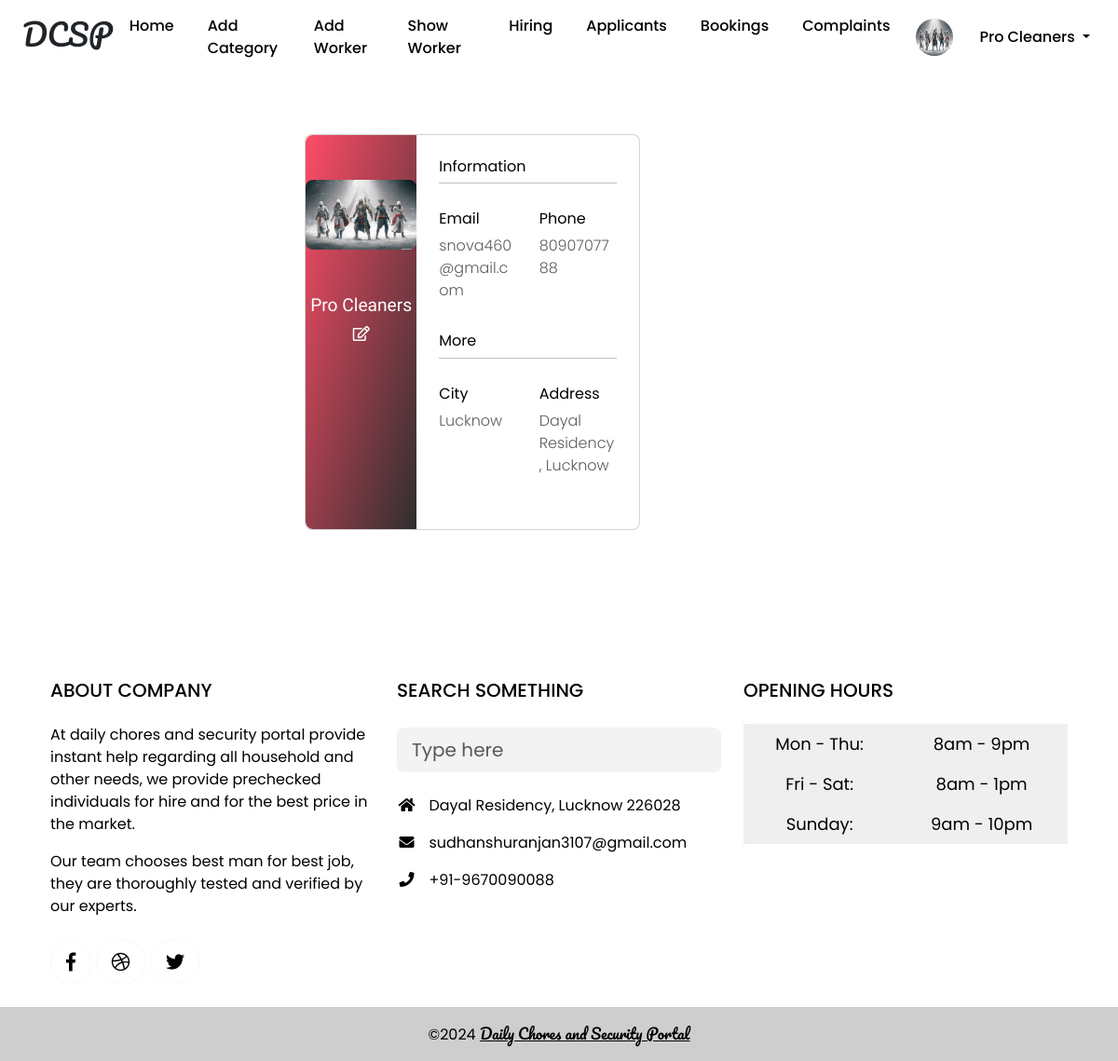
Page /company_home/ (signed in) on the committed database.
### dcs_app/models.py (models this page shows, shortened)
class Comp_Reg(models.Model):
    usertype = models.CharField(max_length=20, default='company')
    c_id = models.CharField(max_length=100, primary_key=True, default=1)
    c_pic = models.FileField(max_length=100, upload_to='Dailychores_Security/Companies/', default="")
    c_pass = models.CharField(max_length=32)
    c_name = models.CharField(max_length=50)
    c_ceo = models.CharField(max_length=50)
    c_phone = models.CharField(max_length=13)
    c_email = models.EmailField(max_length=30)
    c_city = models.CharField(max_length=20)
    c_regno = models.CharField(max_length=30)
    status = models.BooleanField(default=False)
    c_addr = models.TextField()
    c_about = models.TextField()
    time = models.TimeField(default=timezone.now)
    date = models.DateField(default=timezone.now)

### dcs_app/company_views.py (the view)
# urls.py: path("company_home/",company_views.company_home,name="company_home"),
def company_home(request):
    if "session_key" not in request.session.keys():
        return redirect("company_login")
    comp_details = request.session["session_key"]
    comp_obj = Comp_Reg.objects.get(c_id=comp_details)
    context = {"comp":comp_obj, 'user':comp_obj}
    return render(request, 'dcs_app/companies/company_home.html', context)

### dcs_app/templates/dcs_app/companies/company_home.html (shortened to what this page needs)
<!DOCTYPE html>
{%load static%}
<html lang="en">
<head>
    {%include 'dcs_app/common/common_css.html'%}
</head>
<body>
  {%include 'dcs_app/common/header.html'%}
  <section>
    <div class="container py-5 mt-3">
      <div class="row d-flex justify-content-center align-items-center h-100">
        <div class="col col-lg-6 mb-4 mb-lg-0">
          <div class="card mb-3" style="border-radius: .5rem; width: 30vw; background-color: rgb(255, 255, 255);">
            <div class="row g-0">
              <div class="col-md-4 gradient-custom text-center"
                style="border-top-left-radius: .5rem; border-bottom-left-radius: .5rem;">
                <img src="/media/{{comp.c_pic}}"
                  alt="Avatar" class="img-fluid my-5" style="width: 150px; border-radius: 0.5rem;" />
                <h2 class="text-white itim">{{comp.c_name}}</h2>
                <a href="{{'/company_edit_profile/'}}"><i class="far fa-edit mb-5 text-white"></i></a>
              </div>
              <div class="col-md-8" style="color: black;">
                <div class="card-body p-4">
                  <h3>Information</h3>
                  <hr class="mt-0 mb-4">
                  <div class="row pt-1">
                    <div class="col-6 mb-3">
                      <h3>Email</h3>
                      <p class="text-muted">{{comp.c_email}}</p>
                    </div>
                    <div class="col-6 mb-3">
                      <h3>Phone</h3>
                      <p class="text-muted">{{comp.c_phone}}</p>
                    </div>
                  </div>
                  <h3>More</h3>
                  <hr class="mt-0 mb-4">
                  <div class="row pt-1">
                    <div class="col-6 mb-3">
                      <h3>City</h3>
                      <p class="text-muted">{{comp.c_city}}</p>
                    </div>
                    <div class="col-6 mb-3">
                      <h3>Address</h3>
                      <p class="text-muted">{{comp.c_addr}}</p>
                    </div>
                  </div>
                </div>
              </div>
            </div>
          </div>
        </div>
      </div>
    </div>
  </section>
    {%include 'dcs_app/common/footer.html'%}
</body>
</html>

### dcs_app/templates/dcs_app/common/header.html (shortened to what this page needs)
{%load static%}
<nav class="navbar navbar-expand-lg sticky-top" style="background-color: white; width: 100% !important;">
  <div class="container-fluid ps-4 ps-2">
    <h2 class="pacifico">DCSP</h2>
    {%if request.session.session_key%}
    {% if user.usertype == 'user'%}
    <button class="navbar-toggler" type="button" data-bs-toggle="collapse" data-bs-target="#navbarSupportedContent" aria-controls="navbarSupportedContent" aria-expanded="false" aria-label="Toggle navigation">
      <span class="navbar-toggler-icon"></span>
    </button>
    <div class="collapse navbar-collapse" id="navbarSupportedContent">
      <ul class="navbar-nav mx-auto mb-2 mb-lg-0">
          <li class="nav-item">
              <a class="nav-link " aria-current="page" href="/">Home</a>
            </li>
            <li class="nav-item">
              <a class="nav-link " aria-current="page" href="#services">Services</a>
            </li>
            <li class="nav-item">
              <a class="nav-link " href="#companies">Companies</a>
            </li>
            <li class="nav-item">
              <a class="nav-link " href="#feedback">Feedbacks</a>
            </li>
            <li class="nav-item">
              <a class="nav-link " href="#contact">Contact Us</a>
            </li>
            <li class="nav-item">
              <a class="nav-link " href="#about">About Us</a>
            </li>
            <li class="nav-item">
              <a class="nav-link " href="/feedbk/">Feedback</a>
            </li>
      </ul>
      <img style="height: 40px; width: 40px; border-radius: 50%; margin: 0 10px;" src="{{user.u_pic.url}}" alt="">
        <ul class="navbar-nav">
          <li class="nav-item dropdown">
              <a class="nav-link dropdown-toggle" href="#" id="navbarDropdown" role="button" data-toggle="dropdown" aria-haspopup="true" aria-expanded="false">
                  {{user.u_name}}
              </a>
              <div class="dropdown-menu" aria-labelledby="navbarDropdown">
                <a class="dropdown-item " href="{{'/user_edit_profile/'}}">Edit Profile</a>
                <a class="dropdown-item " href="{{'/inbox/'}}">Inbox</a>
                <a class="dropdown-item" href="{{'/show_bookings/'}}">Bookings</a>
                <a class="dropdown-item" href="{{'/logout/'}}">Logout</a>
              </div>
            </li>
        </ul>
    </div>
    {%elif user.usertype == 'company'%}
    <div class="collapse navbar-collapse" id="navbarSupportedContent">
      <ul class="navbar-nav mx-auto mb-2 mb-lg-0">
        <li class="nav-item">
          <a class="nav-link" aria-current="page" href="{{'/company_home/'}}">Home</a>
        </li>
        <li class="nav-item">
          <a class="nav-link " href="{{'/add_category/'}}">Add Category</a>
        </li>
        <li class="nav-item">
          <a class="nav-link " href="{{'/add_workers/'}}">Add Worker</a>
        </li>
        <li class="nav-item">
          <a class="nav-link " href="{{'/show_workers/'}}">Show Worker</a>
        </li>
        <li class="nav-item">
          <a class="nav-link " href="{{'/hiring/'}}">Hiring</a>
        </li>
        <li class="nav-item">
          <a class="nav-link " href="{{'/applicants/'}}">Applicants</a>
        </li>
        <li class="nav-item">
          <a class="nav-link " href="{{'/bookings/'}}">Bookings</a>
        </li>
        <li class="nav-item">
          <a class="nav-link " href="{{'/show_complaints/'}}">Complaints</a>
        </li>
      </ul>
      <img style="height: 40px; width: 40px; border-radius: 50%; margin: 0 10px;" src="{{user.c_pic.url}}" alt="">
        <ul class="navbar-nav">
          <li class="nav-item dropdown">
              <a class="nav-link dropdown-toggle" href="#" id="navbarDropdown" role="button" data-toggle="dropdown" aria-haspopup="true" aria-expanded="false">
                  {{user.c_name}}
              </a>
            </li>
        </ul>
    </div>
    {%endif%}
    {%endif%}
  </div>
</nav>

### dcs_app/static/dcs_app/css/style.css (style rules this page uses)
.itim { font-family: "Itim", system-ui !important; }
.pacifico { font-family: "Pacifico", system-ui !important; }
* { margin: 0; padding: 0; box-sizing: border-box; scroll-behavior: smooth; }
body { font-family: 'Poppins'; }
.nav-item::before, .nav-item::after { content: ''; position: absolute; width: 0%; height: 2px; bottom: 0; background-color: #ff0062; transition: width 0.3s ease-in-out; }
.nav-item::before { left: 0; }
.nav-item::after { right: 0; }
.nav-item { padding: 0 5px; margin: 0 5px; font-family: "Poppins", sans-serif; font-weight:500; font-size: medium; border-radius: 1rem; }

### dcs_app/templates/dcs_app/companies/company_home.html (style rules this page uses)
.gradient-custom { background: #ff3556; background: linear-gradient(to right bottom, rgb(255, 76, 103),rgb(47, 47, 47)) }
h3 { color: black; }
p { font-size: 1rem !important; }

### rows in the picture
Comp_Reg: c_pic (picture), c_name "Pro Cleaners", c_email "snova460@gmail.com", c_phone "8090707788", c_city "Lucknow", c_addr "Dayal Residency, Lucknow"
